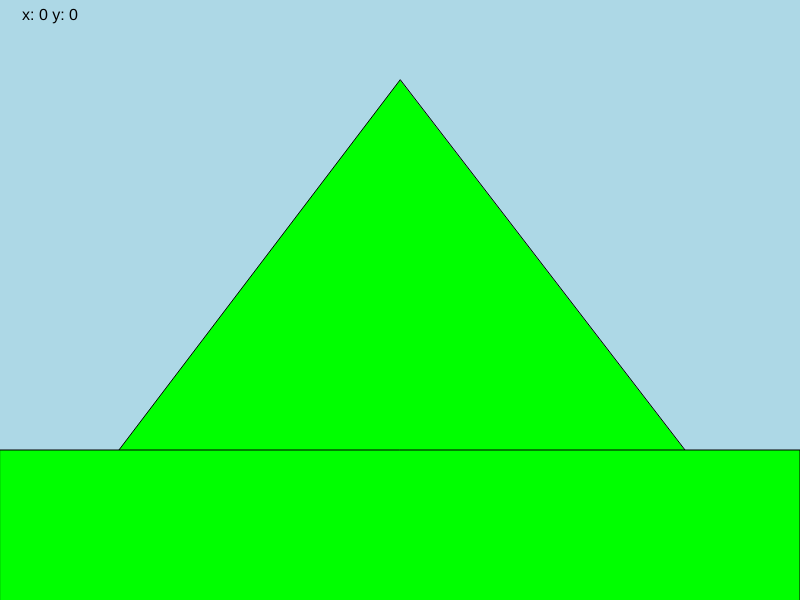
Frame 1 (no input)
Frame 60 (no input): identical to frame 1, image omitted
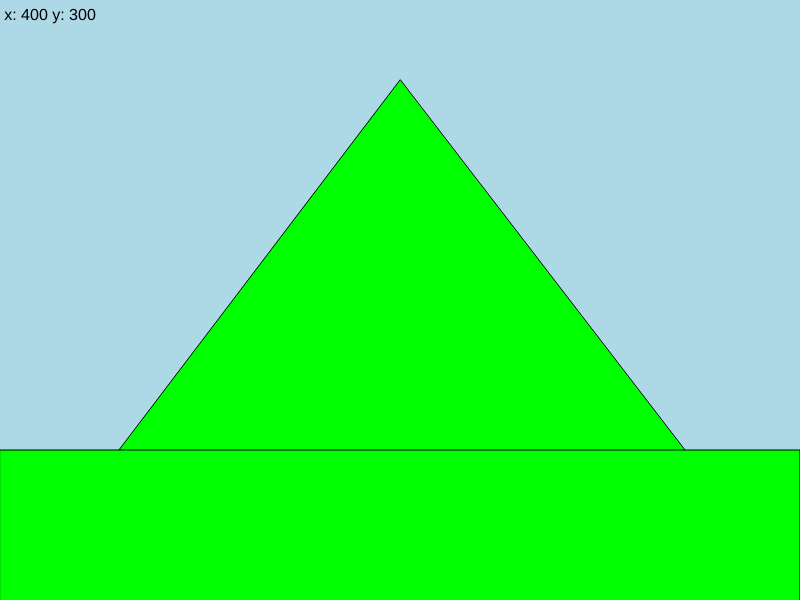
Frame 120 (the mouse pressed at the canvas centre since frame 60)

The p5.js sketch that drew these frames (run headless with seeded random() and noise() and a simulated clock; from frame 60 on, the mouse is pressed at the canvas centre):

// p5.js sketch
// ── sketch.js
function setup() {
  createCanvas(800, 600);
}

function draw() {
  background(173,216,230);
fill(0)
  textAlign(CENTER);
  textSize(16);

  // Display the mouse's coordinates.
  text(`x: ${int(mouseX)} y: ${int(mouseY)}`, 50, 20);


  
  fill(0,255,0)
  triangle(400,80,5,600,800,600)
  
  rect(0,450,800)

}
